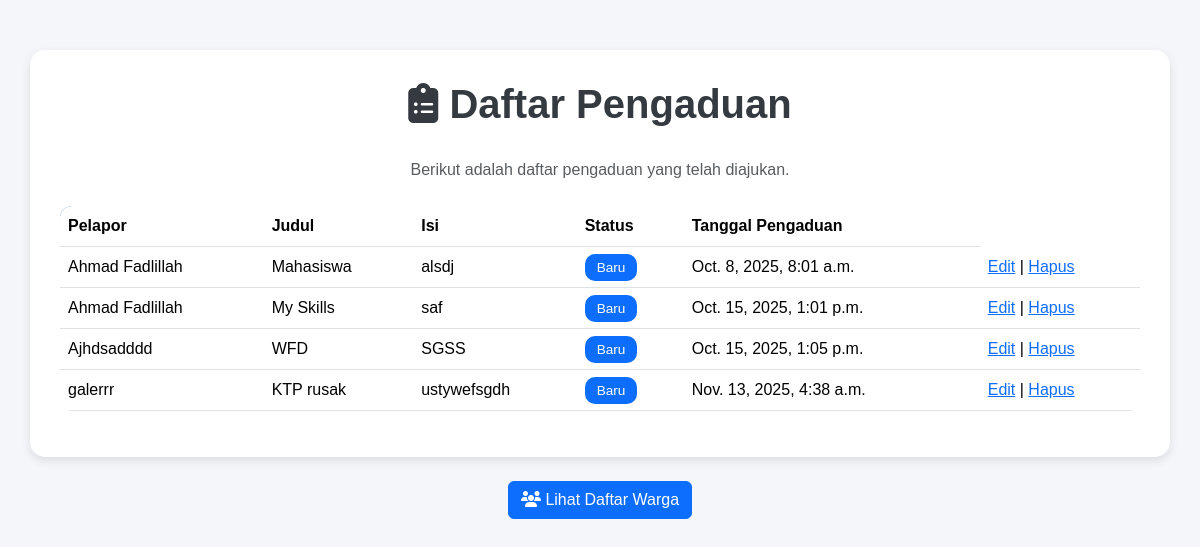
/pengaduan/, run on the app's committed database.
### warga/models.py (models this page shows, shortened)
class Pengaduan(models.Model):
    STATUS_CHOICES = [
        ('BARU', 'Baru'),
        ('DIPROSES', 'Diproses'),
        ('SELESAI', 'Selesai'),
    ]
    pelapor = models.ForeignKey(Warga, on_delete=models.CASCADE, related_name='pengaduan')
    judul = models.CharField(
        max_length=200,
        verbose_name="Judul Pengaduan"
    )
    isi = models.TextField(
        verbose_name="Isi Pengaduan"
    )
    status = models.CharField(max_length=10, choices=STATUS_CHOICES, default='BARU')
    tanggal_pengaduan = models.DateTimeField(
        auto_now_add=True
    )

class Warga(models.Model):
    nik = models.CharField(max_length=16, unique=True, verbose_name="Nomor Induk Kependudukan")
    nama_lengkap = models.CharField(max_length=100, verbose_name="Nama Lengkap")
    alamat = models.TextField(verbose_name="Alamat Tinggal")
    no_telepon = models.CharField(max_length=15, blank=True, verbose_name="Nomor Telepon")
    tanggal_registrasi = models.DateTimeField(auto_now_add=True)

### warga/views.py (the view)
# urls.py: path('pengaduan/', PengaduanListView.as_view(), name='pengaduan-list'),
class PengaduanListView(ListView):
    model = Pengaduan

### warga/templates/warga/pengaduan_list.html (shortened to what this page needs)
<!DOCTYPE html>
<html lang="id">
<head>
    <link href="https://cdn.jsdelivr.net/npm/bootstrap@5.3.3/dist/css/bootstrap.min.css" rel="stylesheet">
    <link href="https://cdnjs.cloudflare.com/ajax/libs/font-awesome/6.5.0/css/all.min.css" rel="stylesheet">
</head>
<body>
<div class="container">
    <h1><i class="fa-solid fa-clipboard-list"></i> Daftar Pengaduan</h1>
    <p class="text-center text-muted mb-4">Berikut adalah daftar pengaduan yang telah diajukan.</p>
    <div class="table-responsive">
        <table class="table align-middle">
            <thead>
                <tr>
                    <th>Pelapor</th>
                    <th>Judul</th>
                    <th>Isi</th>
                    <th>Status</th>
                    <th>Tanggal Pengaduan</th>
                </tr>
            </thead>
            <tbody>
                {% for pengaduan in object_list %}
                <tr>
                    <td>{{ pengaduan.pelapor.nama_lengkap }}</td>
                    <td>{{ pengaduan.judul }}</td>
                    <td>{{ pengaduan.isi }}</td>
                    <td>
                        {% if pengaduan.status == "Selesai" %}
                            <span class="badge-status badge-selesai">Selesai</span>
                        {% elif pengaduan.status == "Proses" %}
                            <span class="badge-status badge-proses">Proses</span>
                        {% else %}
                            <span class="badge-status badge-baru">Baru</span>
                        {% endif %}
                    </td>
                    <td>{{ pengaduan.tanggal_pengaduan }}</td>
                     <td>
                         <a href="{% url 'pengaduan-edit' pengaduan.pk %}">Edit</a> |
                         <a href="{% url 'pengaduan-hapus' pengaduan.pk %}">Hapus</a>
                     </td>
                </tr>
                {% empty %}
                <tr>
                    <td colspan="5" class="no-data">Tidak ada pengaduan.</td>
                </tr>
                {% endfor %}
            </tbody>
        </table>
    </div>
</div>
<div class="text-center mt-4">
    <a href="{% url 'warga-list' %}" class="btn btn-primary">
        <i class="fa-solid fa-users"></i> Lihat Daftar Warga
    </a>
</div>
</body>
</html>

### warga/templates/warga/pengaduan_list.html (style rules this page uses)
body { background-color: #f4f6f9; font-family: "Poppins", sans-serif; }
.container { margin-top: 50px; background: #fff; border-radius: 15px; box-shadow: 0 4px 10px rgba(0,0,0,0.1); padding: 30px; }
h1 { color: #343a40; font-weight: 700; text-align: center; margin-bottom: 30px; }
table { border-collapse: collapse; width: 100%; border-radius: 12px; overflow: hidden; }
thead { background-color: #0d6efd; color: #fff; }
td, th { padding: 12px 15px; vertical-align: middle; }
.badge-status { padding: 6px 12px; border-radius: 10px; font-size: 0.85rem; }
.badge-baru { background-color: #0d6efd; color: white; }

### data on the page
Pengaduan: pelapor.nama_lengkap "Ahmad Fadlillah", judul "Mahasiswa", isi "alsdj", status "Baru", tanggal_pengaduan "Oct. 8, 2025, 8:01 a.m."
Pengaduan: pelapor.nama_lengkap "Ahmad Fadlillah", judul "My Skills", isi "saf", status "Baru", tanggal_pengaduan "Oct. 15, 2025, 1:01 p.m."
Pengaduan: pelapor.nama_lengkap "Ajhdsadddd", judul "WFD", isi "SGSS", status "Baru", tanggal_pengaduan "Oct. 15, 2025, 1:05 p.m."
Pengaduan: pelapor.nama_lengkap "galerrr", judul "KTP rusak", isi "ustywefsgdh", status "Baru", tanggal_pengaduan "Nov. 13, 2025, 4:38 a.m."
